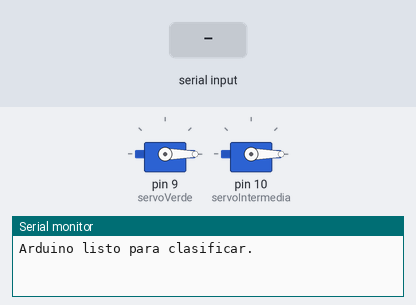
Simulated run of this sketch. Board: Arduino Uno, built with avr-gcc and run on an emulated ATmega328P. Shown: 2 × servo, the last lines printed to the serial monitor. The inputs (shaded band) are chosen by the test bench.

Above: at 1.2 s.
1.3 s: "V" received over Serial
At 2.0 s:
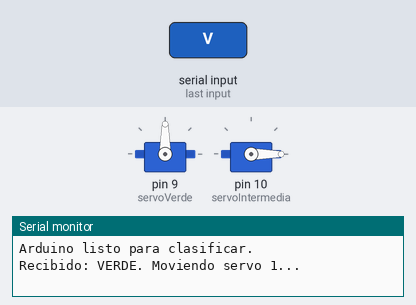
3.8 s: "I" received over Serial
At 4.6 s:
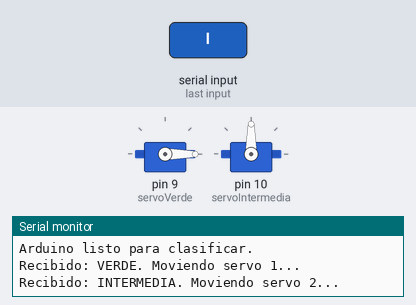
Timing chart, 0 to 6.8 s (numbered marks = the images above; inputs shaded):
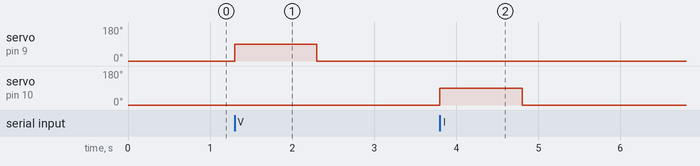

The sketch:

arduno.ino
```cpp
#include <Servo.h>

Servo servoVerde;
Servo servoIntermedia;

// --- CONSTANTES DE POSICIÓN ---
// Ajusta estos ángulos según tu prototipo
const int POS_REPOSO = 0;   // Posición donde el palito no bloquea nada
const int POS_DESVIO = 90; // Posición donde el palito desvía la manzana

void setup() {
  Serial.begin(9600); // Inicia comunicación con Python

  // Conecta los servos a los pines PWM
  servoVerde.attach(9);
  servoIntermedia.attach(10);

  // Asegurarse de que ambos servos empiecen en reposo
  servoVerde.write(POS_REPOSO);
  servoIntermedia.write(POS_REPOSO);

  Serial.println("Arduino listo para clasificar.");
}

void loop() {
  if (Serial.available() > 0) {
    char comando = Serial.read(); // Leer el comando de Python

    if (comando == 'V') { // 'V' para VERDE
      Serial.println("Recibido: VERDE. Moviendo servo 1...");
      servoVerde.write(POS_DESVIO);
      delay(1000); // Mantiene la posición por 1 segundo
      servoVerde.write(POS_REPOSO);
    }
    else if (comando == 'I') { // 'I' para INTERMEDIA
      Serial.println("Recibido: INTERMEDIA. Moviendo servo 2...");
      servoIntermedia.write(POS_DESVIO);
      delay(1000); // Mantiene la posición por 1 segundo
      servoIntermedia.write(POS_REPOSO);
    }
    // Si el comando es 'M' (Madura), no hace nada.
    // La manzana sigue de frente y cae en la última caja.
  }
}
```

Measured:
- after the input at 1.3 s, servo on pin 9 (servoVerde): 0° → 90° at once, → 0° 1.0 s later
- after the input at 3.8 s, servo on pin 10 (servoIntermedia): 0° → 90° at once, → 0° 1.0 s later
